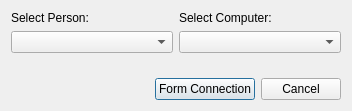
<?xml version="1.0" encoding="UTF-8"?>
<ui version="4.0">
 <class>FormConnectionDialog</class>
 <widget class="QDialog" name="FormConnectionDialog">
  <property name="geometry">
   <rect>
    <x>0</x>
    <y>0</y>
    <width>352</width>
    <height>111</height>
   </rect>
  </property>
  <property name="windowTitle">
   <string>Form connection...</string>
  </property>
  <layout class="QVBoxLayout" name="verticalLayout_3">
   <item>
    <layout class="QHBoxLayout" name="horizontalLayout">
     <item>
      <layout class="QVBoxLayout" name="verticalLayout_2">
       <item>
        <widget class="QLabel" name="label">
         <property name="sizePolicy">
          <sizepolicy hsizetype="Fixed" vsizetype="Fixed">
           <horstretch>0</horstretch>
           <verstretch>0</verstretch>
          </sizepolicy>
         </property>
         <property name="text">
          <string>Select Person:</string>
         </property>
        </widget>
       </item>
       <item>
        <widget class="QComboBox" name="Person_Connector_comboBox">
         <property name="sizePolicy">
          <sizepolicy hsizetype="Expanding" vsizetype="Fixed">
           <horstretch>0</horstretch>
           <verstretch>0</verstretch>
          </sizepolicy>
         </property>
        </widget>
       </item>
      </layout>
     </item>
     <item>
      <layout class="QVBoxLayout" name="verticalLayout">
       <item>
        <widget class="QLabel" name="label_2">
         <property name="sizePolicy">
          <sizepolicy hsizetype="Fixed" vsizetype="Fixed">
           <horstretch>0</horstretch>
           <verstretch>0</verstretch>
          </sizepolicy>
         </property>
         <property name="text">
          <string>Select Computer:</string>
         </property>
        </widget>
       </item>
       <item>
        <widget class="QComboBox" name="Computer_Connector_comboBox">
         <property name="sizePolicy">
          <sizepolicy hsizetype="Expanding" vsizetype="Fixed">
           <horstretch>0</horstretch>
           <verstretch>0</verstretch>
          </sizepolicy>
         </property>
        </widget>
       </item>
      </layout>
     </item>
    </layout>
   </item>
   <item>
    <spacer name="verticalSpacer">
     <property name="orientation">
      <enum>Qt::Vertical</enum>
     </property>
     <property name="sizeHint" stdset="0">
      <size>
       <width>20</width>
       <height>40</height>
      </size>
     </property>
    </spacer>
   </item>
   <item>
    <layout class="QHBoxLayout" name="horizontalLayout_3">
     <item>
      <spacer name="horizontalSpacer">
       <property name="orientation">
        <enum>Qt::Horizontal</enum>
       </property>
       <property name="sizeHint" stdset="0">
        <size>
         <width>40</width>
         <height>20</height>
        </size>
       </property>
      </spacer>
     </item>
     <item>
      <layout class="QHBoxLayout" name="horizontalLayout_2">
       <item>
        <widget class="QPushButton" name="form_connection_button">
         <property name="text">
          <string>Form Connection</string>
         </property>
        </widget>
       </item>
       <item>
        <widget class="QPushButton" name="cancel_button">
         <property name="text">
          <string>Cancel</string>
         </property>
        </widget>
       </item>
      </layout>
     </item>
    </layout>
   </item>
  </layout>
 </widget>
 <resources/>
 <connections/>
</ui>
